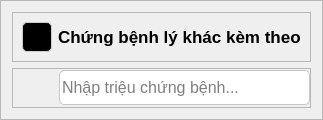
            <widget class="QFrame" name="frame_18">
             <property name="styleSheet">
              <string notr="true">#frame_18{
border: 1px solid rgb(199, 199, 199);
border-radius: 5px;
}
QLineEdit{
border: 1px solid rgb(199, 199, 199);
border-radius: 5px;
}</string>
             </property>
             <property name="frameShape">
              <enum>QFrame::StyledPanel</enum>
             </property>
             <property name="frameShadow">
              <enum>QFrame::Raised</enum>
             </property>
             <layout class="QVBoxLayout" name="verticalLayout_14">
              <item>
               <widget class="QFrame" name="frame_91">
                <property name="frameShape">
                 <enum>QFrame::StyledPanel</enum>
                </property>
                <property name="frameShadow">
                 <enum>QFrame::Raised</enum>
                </property>
                <layout class="QHBoxLayout" name="horizontalLayout_29">
                 <item>
                  <widget class="QPushButton" name="btnBenhLyKhac">
                   <property name="minimumSize">
                    <size>
                     <width>30</width>
                     <height>30</height>
                    </size>
                   </property>
                   <property name="maximumSize">
                    <size>
                     <width>30</width>
                     <height>30</height>
                    </size>
                   </property>
                   <property name="font">
                    <font>
                     <weight>62</weight>
                     <bold>true</bold>
                    </font>
                   </property>
                   <property name="cursor">
                    <cursorShape>PointingHandCursor</cursorShape>
                   </property>
                   <property name="styleSheet">
                    <string notr="true">color:#fff;
font-weight:500;
border-radius: 5px;
border:1px solid  #ccc;
background-color:#000;</string>
                   </property>
                   <property name="text">
                    <string/>
                   </property>
                   <property name="icon">
                    <iconset resource="../../resources.qrc">
                     <normaloff>:/images/res/drawable/icons/add_icon.svg</normaloff>:/images/res/drawable/icons/add_icon.svg</iconset>
                   </property>
                   <property name="iconSize">
                    <size>
                     <width>24</width>
                     <height>24</height>
                    </size>
                   </property>
                  </widget>
                 </item>
                 <item>
                  <widget class="QLabel" name="lbName_7">
                   <property name="maximumSize">
                    <size>
                     <width>16777215</width>
                     <height>30</height>
                    </size>
                   </property>
                   <property name="font">
                    <font>
                     <pointsize>13</pointsize>
                     <weight>75</weight>
                     <bold>true</bold>
                    </font>
                   </property>
                   <property name="text">
                    <string>Chứng bệnh lý khác kèm theo</string>
                   </property>
                  </widget>
                 </item>
                </layout>
               </widget>
              </item>
              <item>
               <layout class="QVBoxLayout" name="verticalLayout_15">
                <item>
                 <widget class="QFrame" name="frame_92">
                  <property name="minimumSize">
                   <size>
                    <width>0</width>
                    <height>40</height>
                   </size>
                  </property>
                  <property name="frameShape">
                   <enum>QFrame::StyledPanel</enum>
                  </property>
                  <property name="frameShadow">
                   <enum>QFrame::Raised</enum>
                  </property>
                  <layout class="QHBoxLayout" name="horizontalLayout_30">
                   <property name="leftMargin">
                    <number>10</number>
                   </property>
                   <property name="topMargin">
                    <number>0</number>
                   </property>
                   <property name="rightMargin">
                    <number>0</number>
                   </property>
                   <property name="bottomMargin">
                    <number>0</number>
                   </property>
                   <item>
                    <widget class="QPushButton" name="btnBack_22">
                     <property name="minimumSize">
                      <size>
                       <width>30</width>
                       <height>30</height>
                      </size>
                     </property>
                     <property name="maximumSize">
                      <size>
                       <width>30</width>
                       <height>30</height>
                      </size>
                     </property>
                     <property name="font">
                      <font>
                       <weight>62</weight>
                       <bold>true</bold>
                      </font>
                     </property>
                     <property name="cursor">
                      <cursorShape>PointingHandCursor</cursorShape>
                     </property>
                     <property name="styleSheet">
                      <string notr="true">color:#fff;
font-weight:500;
border-radius: 5px;
</string>
                     </property>
                     <property name="text">
                      <string/>
                     </property>
                     <property name="icon">
                      <iconset resource="../../resources.qrc">
                       <normaloff>:/images/res/drawable/icons/delete_red_icon.svg</normaloff>:/images/res/drawable/icons/delete_red_icon.svg</iconset>
                     </property>
                     <property name="iconSize">
                      <size>
                       <width>24</width>
                       <height>24</height>
                      </size>
                     </property>
                    </widget>
                   </item>
                   <item>
                    <widget class="QLineEdit" name="lineEdit_17">
                     <property name="minimumSize">
                      <size>
                       <width>0</width>
                       <height>35</height>
                      </size>
                     </property>
                     <property name="maximumSize">
                      <size>
                       <width>16777215</width>
                       <height>35</height>
                      </size>
                     </property>
                     <property name="font">
                      <font>
                       <pointsize>12</pointsize>
                      </font>
                     </property>
                     <property name="placeholderText">
                      <string>Nhập triệu chứng bệnh...</string>
                     </property>
                    </widget>
                   </item>
                  </layout>
                 </widget>
                </item>
               </layout>
              </item>
             </layout>
            </widget>
